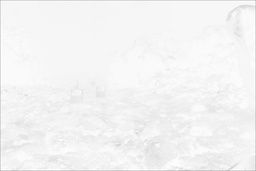
#> input picture UIBAER_original_benchmarking/OutputImages/LFT_3403_depth_map.jpg, 256 x 171 px, shrunk from 2212 x 1476 before the run; its folder holds only this picture in this run
$ python newestdepth.py OutputImages/LFT_3403_depth_map.jpg out.png   (older library calls are emulated)
#> lines starting #> are read from the running program, lines starting #| are printed output that depends on the picture
# -*- coding: utf-8 -*-
import os
import sys
import math
import numpy as np
import cv2
from sklearn.linear_model import LinearRegression

img = None


def getDarkChannel(Ib, Ig, Ir, blockSize, Sb, Sg, Sr, Wb, Wg, Wr):
    global img
    addSize = int((blockSize - 1) / 2)
    newHeight = img.shape[0] + blockSize - 1
    newWidth = img.shape[1] + blockSize - 1

    imgbMiddle = np.ones((newHeight, newWidth))
    imggMiddle = np.ones((newHeight, newWidth))
    imgrMiddle = np.ones((newHeight, newWidth))

    imgbMiddle[addSize:newHeight - addSize, addSize:newWidth - addSize] = Ib
    imggMiddle[addSize:newHeight - addSize, addSize:newWidth - addSize] = Ig
    imgrMiddle[addSize:newHeight - addSize, addSize:newWidth - addSize] = Ir

    imgbDark = np.zeros((img.shape[0], img.shape[1]))
    imggDark = np.zeros((img.shape[0], img.shape[1]))
    imgrDark = np.zeros((img.shape[0], img.shape[1]))

    for i in range(addSize, newHeight - addSize):
        for j in range(addSize, newWidth - addSize):
            localMinb = 1
            localMing = 1
            localMinr = 1
            for k in range(i - addSize, i + addSize + 1):
                for l in range(j - addSize, j + addSize + 1):
                    itemb = imgbMiddle.item((k, l))
                    itemg = imggMiddle.item((k, l))
                    itemr = imgrMiddle.item((k, l))
                    if 1 - Wb * abs(Sb - itemb) < localMinb:
                        localMinb = 1 - Wb * abs(Sb - itemb)
                    elif 1 - Wg * abs(Sg - itemg) < localMing:
                        localMing = 1 - Wg * abs(Sg - itemg)
                    elif 1 - Wr * abs(Sr - itemr) < localMing:
                        localMinr = 1 - Wr * abs(Sr - itemr)
            imgbDark[i - addSize, j - addSize] = localMinb
            imggDark[i - addSize, j - addSize] = localMing
            imgrDark[i - addSize, j - addSize] = localMinr
    return imgbDark, imggDark, imgrDark


if __name__ == "__main__":
    input_path = sys.argv[1]
    output_path = sys.argv[2]

    img = cv2.imread(input_path)
#> img is the input picture: shape (171, 256, 3); min 177, max 255, mean 243.3
    if img is None:
        raise FileNotFoundError(f"Could not read input image: {input_path}")

    gray = cv2.cvtColor(img, cv2.COLOR_BGR2GRAY)

    # [8 lines of commented-out code are left out]
    kernelx = np.array([[1, 0, -1],
                        [1, 0, -1],
                        [1, 0, -1]], dtype=np.float32)

    kernely = np.array([[1, 1, 1],
                        [0, 0, 0],
                        [-1, -1, -1]], dtype=np.float32)

    PREWITTX = cv2.filter2D(gray, cv2.CV_32F, kernelx)
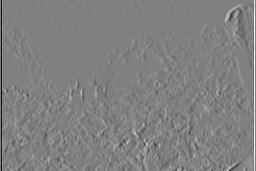
#> PREWITTX: shape (171, 256) float32; min -101, max 99, mean 0; drawn with min black and max white
    PREWITTY = cv2.filter2D(gray, cv2.CV_32F, kernely)
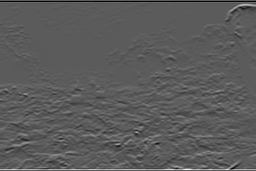
#> PREWITTY: shape (171, 256) float32; min -95, max 170, mean 0.2; drawn with min black and max white

    g = np.abs(PREWITTX) + np.abs(PREWITTY)
    g = np.clip(g, 0, 255).astype(np.uint8)

    window = np.ones((7, 7), np.uint8)
    window2 = np.ones((8, 8), np.uint8)
    img_dilation = cv2.dilate(g, window, iterations=1)
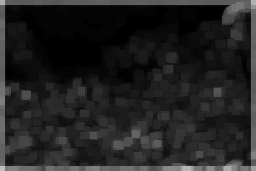
#> img_dilation: shape (171, 256); min 0, max 191, mean 33.2
    img_erosion = cv2.erode(img_dilation, window2, iterations=1)
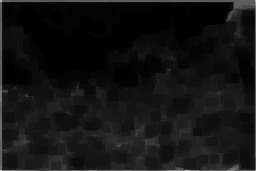
#> img_erosion: shape (171, 256); min 0, max 191, mean 18.7
    img_median = cv2.medianBlur(img_erosion, 5)

    a = np.max(img_median) - np.min(img_median)
#> a = 174
    norm = np.zeros(img_median.shape)
    for i in range(img_median.shape[0]):
        for j in range(img_median.shape[1]):
            norm[i][j] = (img_median[i][j] - np.min(img_median)) / a
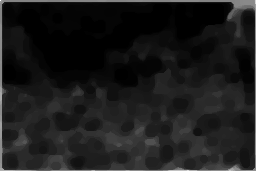
#> norm: shape (171, 256) float64; min 0, max 1, mean 0.107

    Dr = np.around((1 - norm) * 255)
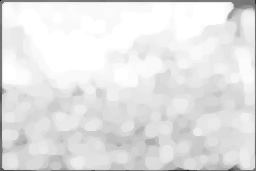
#> Dr: shape (171, 256) float64; min 0, max 255, mean 227.8

    regDr = np.array(Dr).reshape(Dr.shape[0] * Dr.shape[1], 1) / 255
    (Ib, Ig, Ir) = cv2.split(img)
    regIb = np.array(Ib).reshape(Ib.shape[0] * Ib.shape[1], 1) / 255
    regIg = np.array(Ig).reshape(Ig.shape[0] * Ig.shape[1], 1) / 255
    regIr = np.array(Ir).reshape(Ir.shape[0] * Ir.shape[1], 1) / 255

    modelr = LinearRegression().fit(regDr, regIr)
    modelg = LinearRegression().fit(regDr, regIg)
    modelb = LinearRegression().fit(regDr, regIb)
    Ar = float(modelr.coef_.ravel()[0])
#> Ar = 0.143
    Ag = float(modelg.coef_.ravel()[0])
#> Ag = 0.143
    Ab = float(modelb.coef_.ravel()[0])
#> Ab = 0.143

    Sr = 1 if Ar > 0 else 0
#> Sr = 1
    Sg = 1 if Ag > 0 else 0
#> Sg = 1
    Sb = 1 if Ab > 0 else 0
#> Sb = 1

    Wr = math.tanh(4 * abs(Ar))
#> Wr = 0.516
    Wg = math.tanh(4 * abs(Ag))
#> Wg = 0.516
    Wb = math.tanh(4 * abs(Ab))
#> Wb = 0.516
    imgbdark, imggdark, imgrdark = getDarkChannel(Ib / 255, Ig / 255, Ir / 255, 5, Sb, Sg, Sr, Wb, Wg, Wr)
#> after the loop in getDarkChannel, `for i in range(addSize, newHeight - addSize):`: imgrDark: shape (171, 256) float64; every value is 1
    imgdark = cv2.merge([imgbdark, imggdark, imgrdark])
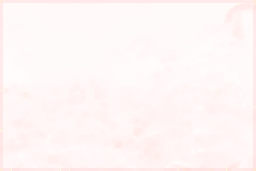
#> imgdark: shape (171, 256, 3) float64; mean of channels 0, 1, 2 0.967, 0.968, 1; drawn as B, G, R
    newimgdark = imgdark * 255

    Dd = np.full((img.shape[0], img.shape[1]), 255.0)
    for i in range(img.shape[0]):
        for j in range(img.shape[1]):
            for k in range(3):
                if newimgdark[i, j, k] < Dd[i, j]:
                    Dd[i, j] = newimgdark[i, j, k]

    Dd = Dd.astype(np.uint8)
    Dd_median = cv2.medianBlur(Dd, 5)

    os.makedirs(os.path.dirname(output_path) or ".", exist_ok=True)
    cv2.imwrite(output_path, Dd_median)
